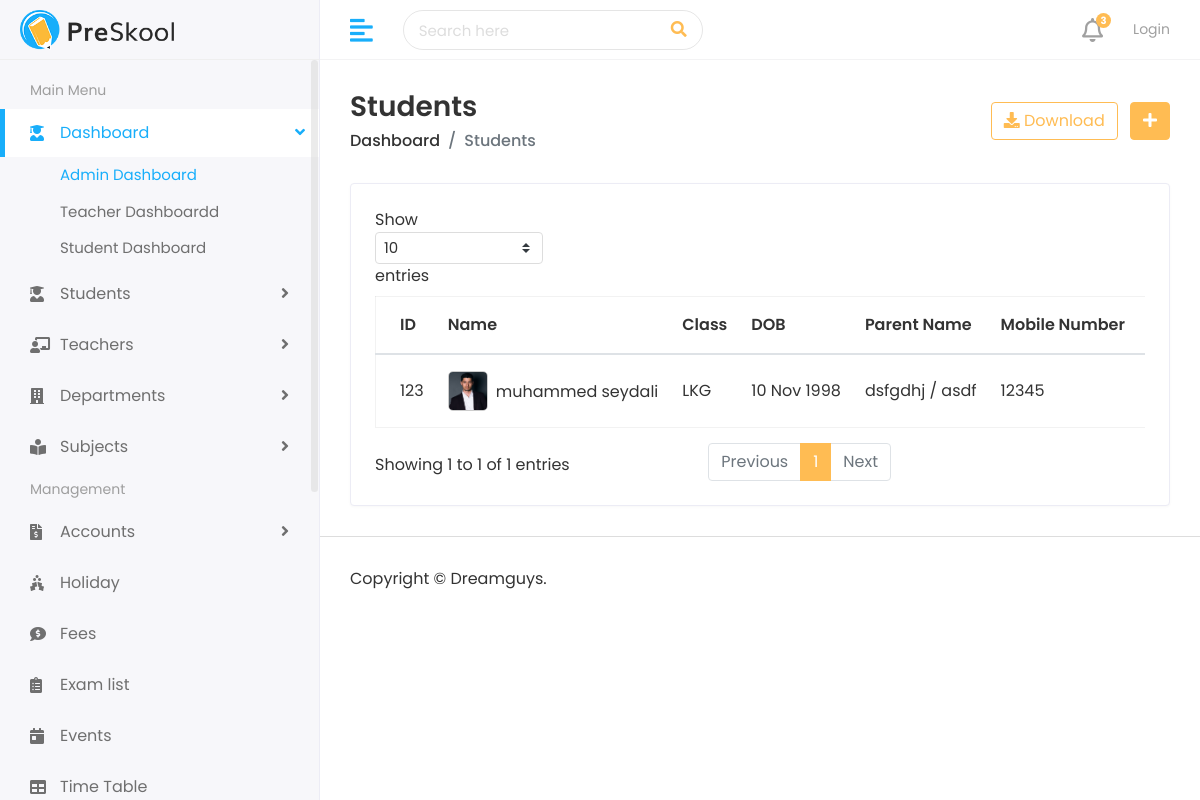
Page /student-list/ on the earlier database version.
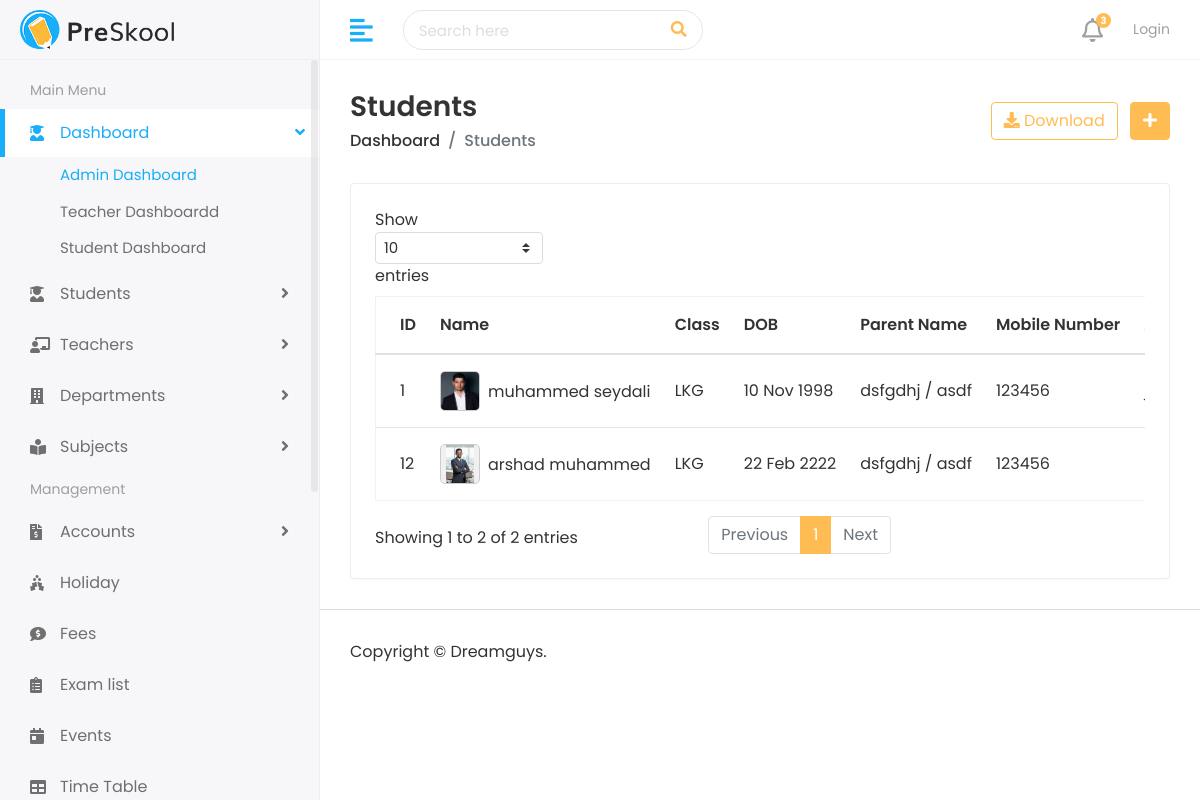
Same page on the later database version.
### student/models.py (models this page shows, shortened)
class Student(models.Model):
    first_name = models.CharField(max_length=100)
    last_name = models.CharField(max_length=100)
    slug = models.SlugField(max_length=255, unique=True, blank=True)
    student_id = models.CharField(max_length=100, unique=True)
    gender = models.CharField(
        max_length=10,
        choices=[('Male', 'Male'), ('Female', 'Female')]
    )
    date_of_birth = models.DateField()
    student_class = models.CharField(max_length=100)
    religion = models.CharField(max_length=100)
    joining_date = models.DateField()
    mobile_number = models.CharField(max_length=15)
    admission_number = models.CharField(max_length=15, unique=True)
    section = models.CharField(max_length=15)
    student_image = models.ImageField(upload_to="student/", blank=True, null=True)
    parent = models.OneToOneField(Parent, on_delete=models.CASCADE)

class Parent(models.Model):
    father_name = models.CharField(max_length=100)
    father_occupation = models.CharField(max_length=100)
    father_mobile = models.CharField(max_length=15)
    father_email = models.EmailField(max_length=100)
    mother_name = models.CharField(max_length=100)
    mother_email = models.EmailField(max_length=100)
    mother_mobile = models.CharField(max_length=15)
    present_address = models.TextField()
    permanent_address = models.TextField()

### student/views.py (the view)
# urls.py: path('student-list/', views.student_list, name='student-list'),
def student_list(request):
    try:
        student_list = Student.objects.select_related('parent').all()
        context = {
            'student_list': student_list
        }
        return render(request, 'students/students.html', context)
    except Exception as e:
        messages.error(request, f"Error fetching student list: {e}")
        return render(request, 'students/students.html', {'student_list': []})

### templates/students/students.html (shortened to what this page needs)
{% extends 'home/base.html' %}
{% load static %}
{% block body %}
<div class="page-wrapper">
  <div class="content container-fluid">
    <div class="page-header">
      <div class="row align-items-center">
        <div class="col">
          <h3 class="page-title">Students</h3>
          <ul class="breadcrumb">
            <li class="breadcrumb-item"><a href="{% url 'student-list' %}">Dashboard</a></li>
            <li class="breadcrumb-item active">Students</li>
          </ul>
        </div>
        <div class="col-auto text-right float-right ml-auto">
          <a href="#" class="btn btn-outline-primary mr-2">
            <i class="fas fa-download"></i> Download
          </a>
          <a href="{% url 'add-student' %}" class="btn btn-primary">
            <i class="fas fa-plus"></i>
          </a>
        </div>
      </div>
    </div>
    <div class="row">
      <div class="col-sm-12">
        <div class="card card-table">
          <div class="card-body">
            <div class="table-responsive">
              <table class="table table-hover table-center mb-0 datatable">
                <thead>
                  <tr>
                    <th>ID</th>
                    <th>Name</th>
                    <th>Class</th>
                    <th>DOB</th>
                    <th>Parent Name</th>
                    <th>Mobile Number</th>
                    <th>Address</th>
                  </tr>
                </thead>
                <tbody>
                  {% for student in student_list %}
                  <tr>
                    <td>{{ student.student_id }}</td>
                    <td>
                     <h2 class="table-avatar">
                        <a href="{% url 'student-details' student.student_id %}" class="avatar avatar-sm mr-2">
                           {% if student.student_image %}
                           <img src="{{ student.student_image.url }}"
                                class="mr-3" alt="{{ student.first_name }} {{ student.last_name }}"  width="150" height="120"
                                style="object-fit: contain; border-radius: 5px; border: 1px solid #ccc; background-color:#f0f0f0;">
                         {% else %}
                           <img src="{% static 'assets/img/user.jpg' %}" class="mr-3"  alt="No Image"  width="150" height="120"
                           style="object-fit: contain; border-radius: 5px; border: 1px solid #ccc; background-color:#f0f0f0;">
                         {% endif %}
                        </a>
                        <a href="{% url 'student-details' student.student_id%}">
                            {{ student.first_name }} {{ student.last_name }}
                        </a>
                    </h2>
                    </td>
                    <td>{{ student.student_class }}</td>
                    <td>{{ student.date_of_birth|date:"d M Y" }}</td>
                    <td>{{ student.parent.father_name }} / {{ student.parent.mother_name }}</td>
                    <td>{{ student.parent.father_mobile }}</td>
                    <td>{{ student.parent.present_address }}</td>
                  </tr>
                  {% empty %}
                  <tr>
                    <td colspan="8" class="text-center text-muted">No students found.</td>
                  </tr>
                  {% endfor %}
                </tbody>
              </table>
            </div>
          </div>
        </div>
      </div>
    </div>
  </div>
  <footer>
    <p>Copyright © {{ now|date:"Y" }} Dreamguys.</p>
  </footer>
</div>
{% endblock %}

Differences in the rows shown:
removed Student: student_id "123", first_name "muhammed", last_name "seydali", student_class "LKG", date_of_birth "10 Nov 1998", parent.father_name "dsfgdhj", parent.mother_name "asdf", parent.father_mobile "12345"
added Student: student_id "1", first_name "muhammed", last_name "seydali", student_class "LKG", date_of_birth "10 Nov 1998", parent.father_name "dsfgdhj", parent.mother_name "asdf", parent.father_mobile "123456"
added Student: student_id "12", student_image (picture), first_name "arshad", last_name "muhammed", student_class "LKG", date_of_birth "22 Feb 2222", parent.father_name "dsfgdhj", parent.mother_name "asdf", parent.father_mobile "123456"
Other differences:
text written by a page script: "Show entries Showing 1 to 1 of 1 entries Previous 1 Next" → "Show entries Showing 1 to 2 of 2 entries Previous 1 Next"
